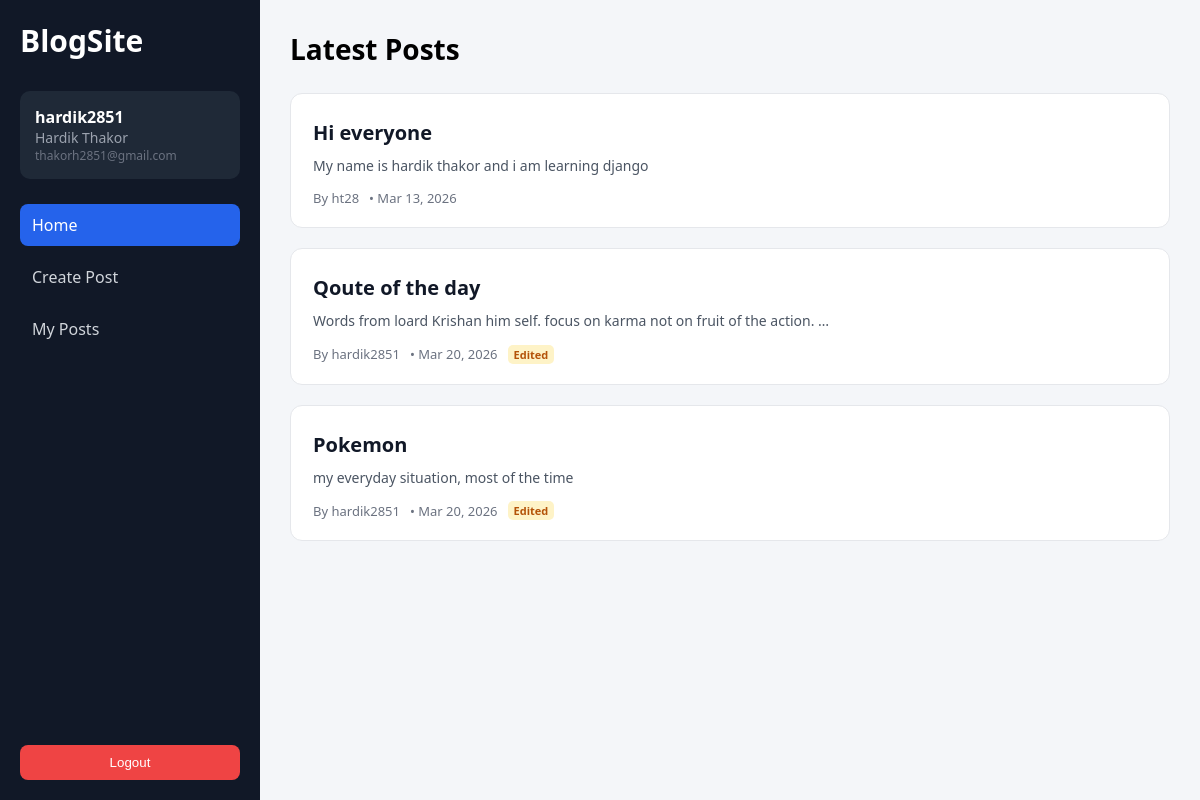
The app's page /blogs/ (signed in), older data.
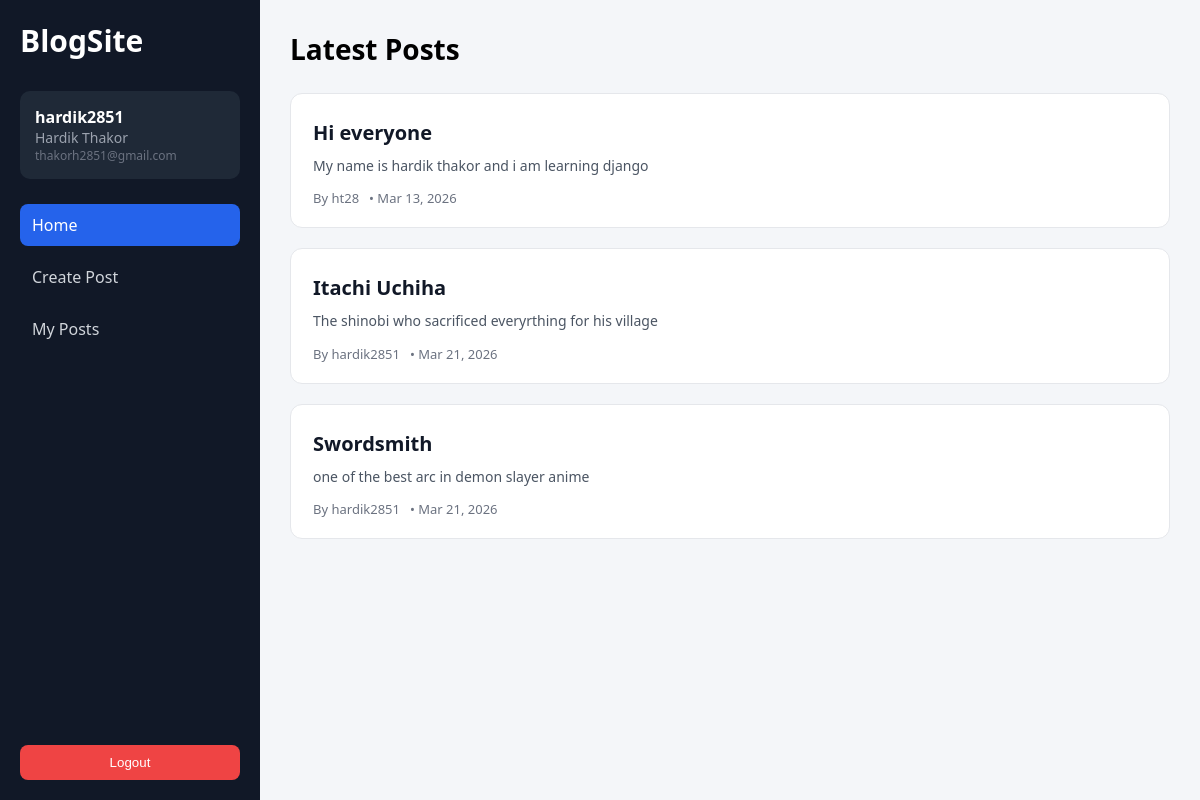
The same page, newer data.
### users/models.py (models this page shows)
class User(AbstractUser):
    email = models.EmailField(unique=True)
    def __str__(self):
        return self.username

### blogs/models.py (models this page shows, shortened)
class Post(models.Model):
    title = models.CharField(max_length=200)
    maincontent = models.TextField()
    author = models.ForeignKey(
        settings.AUTH_USER_MODEL,
        on_delete=models.CASCADE,
        related_name="posts"
    )
    datecreated = models.DateTimeField(auto_now_add=True)
    dateedited = models.DateTimeField(auto_now=True)
    image = CloudinaryField('image', blank=True, null=True)

### blogs/views.py (the view)
# urls.py: 2. Add a URL to urlpatterns:  path('', views.home, name='home')
@login_required
def home(request):
    posts = Post.objects.all()
    return render(request,'blogs/home.html', {'posts': posts})

### blogs/templates/blogs/home.html (shortened to what this page needs)
{% extends "base.html" %}
{% load static %}
{% block extra_css %}
<link rel="stylesheet" href="{% static 'css/blogs/home.css' %}">
{% endblock %}
{% block content %}
<section class="blog-wrapper">
    <h1 class="page-title">Latest Posts</h1>
    <div class="posts-container">
        {% for post in posts %}
        <article class="post-card" data-url="{% url 'blogs:postdetail' post.id %}">
            <div class="post-content">
                <h2 class="post-heading">
                    <a class="post-title" href="{% url 'blogs:postdetail' post.id %}">
                        {{ post.title }}
                    </a>
                </h2>
                <p class="post-preview">
                    {{ post.maincontent|truncatewords:15 }}
                </p>
                <div class="post-meta">
                    <span>By {{ post.author }}</span>
                    <span>• {{ post.datecreated|date:"M d, Y" }}</span>
                    {% if post.dateedited != post.datecreated %}
                        <span class="edited-tag">Edited</span>
                    {% endif %}
                </div>
            </div>
        </article>
        {% empty %}
        <p class="empty-state">No posts available yet.</p>
        {% endfor %}
    </div>
</section>
{% endblock %}

### templates/base.html (shortened to what this page needs)
{% load static %}
<!DOCTYPE html>
<html lang="en">
<head>
    <link rel="stylesheet" href="{% static 'css/base.css' %}">
    {% block extra_css %}{% endblock %}
</head>
<body>
<div class="base-layout">
    {% if user.is_authenticated %}
    <aside class="base-sidebar">
        <div class="base-logo">
            <h2>BlogSite</h2>
        </div>
        <div class="base-user">
            <p class="base-username">{{ user.username }}</p>
            <p class="base-fullname">{{ user.first_name }} {{ user.last_name }}</p>
            <p class="base-email">{{ user.email }}</p>
        </div>
        <nav class="base-nav">
            <a href="{% url 'blogs:home' %}" class="base-nav-link">Home</a>
            <a href="{% url 'blogs:createpost' %}" class="base-nav-link">Create Post</a>
            <a href="{% url 'blogs:myposts' %}" class="base-nav-link">My Posts</a>
        </nav>
        <form method="POST" action="{% url 'users:logout' %}" class="base-logout">
            <button class="base-btn base-btn-danger" type="submit">Logout</button>
        </form>
    </aside>
    {% endif %}
    <main class="base-main">
        {% block content %}
        {% endblock %}
    </main>
</div>
</body>
</html>

### static/css/base.css (style rules this page uses)
* { margin: 0; padding: 0; box-sizing: border-box; }
body { font-family: "Segoe UI", Tahoma, sans-serif; background: #f4f6f9; }
.base-layout { display: flex; min-height: 100vh; }
.base-sidebar { width: 260px; background: #111827; color: #fff; display: flex; flex-direction: column; padding: 20px; }
.base-logo { font-size: 20px; font-weight: bold; margin-bottom: 30px; }
.base-user { background: #1f2937; padding: 15px; border-radius: 10px; margin-bottom: 25px; }
.base-username { font-weight: bold; }
.base-fullname { font-size: 14px; color: #9ca3af; }
.base-email { font-size: 12px; color: #6b7280; }
.base-nav { display: flex; flex-direction: column; gap: 10px; }
.base-nav-link { text-decoration: none; color: #d1d5db; padding: 10px 12px; border-radius: 8px; transition: all 0.2s ease; }
.base-nav-link.active { background: #2563eb; color: white; }
.base-logout { margin-top: auto; }
.base-btn { width: 100%; padding: 10px; border-radius: 8px; border: none; cursor: pointer; font-weight: 500; }
.base-btn-danger { background: #ef4444; color: white; }
.base-main { flex: 1; padding: 30px; }

### static/css/blogs/home.css (style rules this page uses)
.blog-wrapper { max-width: 900px; margin: 0 auto; }
.page-title { font-size: 28px; margin-bottom: 25px; }
.posts-container { display: flex; flex-direction: column; gap: 20px; }
.post-card { background-color: #ffffff; padding: 20px 22px; border-radius: 12px; border: 1px solid #e5e7eb; transition: all 0.2s ease; cursor: pointer; }
.post-heading { margin-bottom: 8px; }
.post-title { text-decoration: none; color: #111827; font-size: 20px; font-weight: 600; }
.post-preview { color: #4b5563; margin-bottom: 12px; line-height: 1.6; font-size: 14px; }
.post-meta { font-size: 13px; color: #6b7280; display: flex; gap: 10px; align-items: center; }

Row changes from the older to the newer data that the page shows:
removed Post: title "Qoute of the day", maincontent "Words from loard Krishan him self. focus on karma not on fruit of the action. …", author "hardik2851", datecreated "Mar 20, 2026", shows "Edited"
removed Post: title "Pokemon", maincontent "my everyday situation, most of the time", author "hardik2851", datecreated "Mar 20, 2026", shows "Edited"
added Post: title "Itachi Uchiha", maincontent "The shinobi who sacrificed everyrthing for his village", author "hardik2851", datecreated "Mar 21, 2026"
added Post: title "Swordsmith", maincontent "one of the best arc in demon slayer anime", author "hardik2851", datecreated "Mar 21, 2026"
